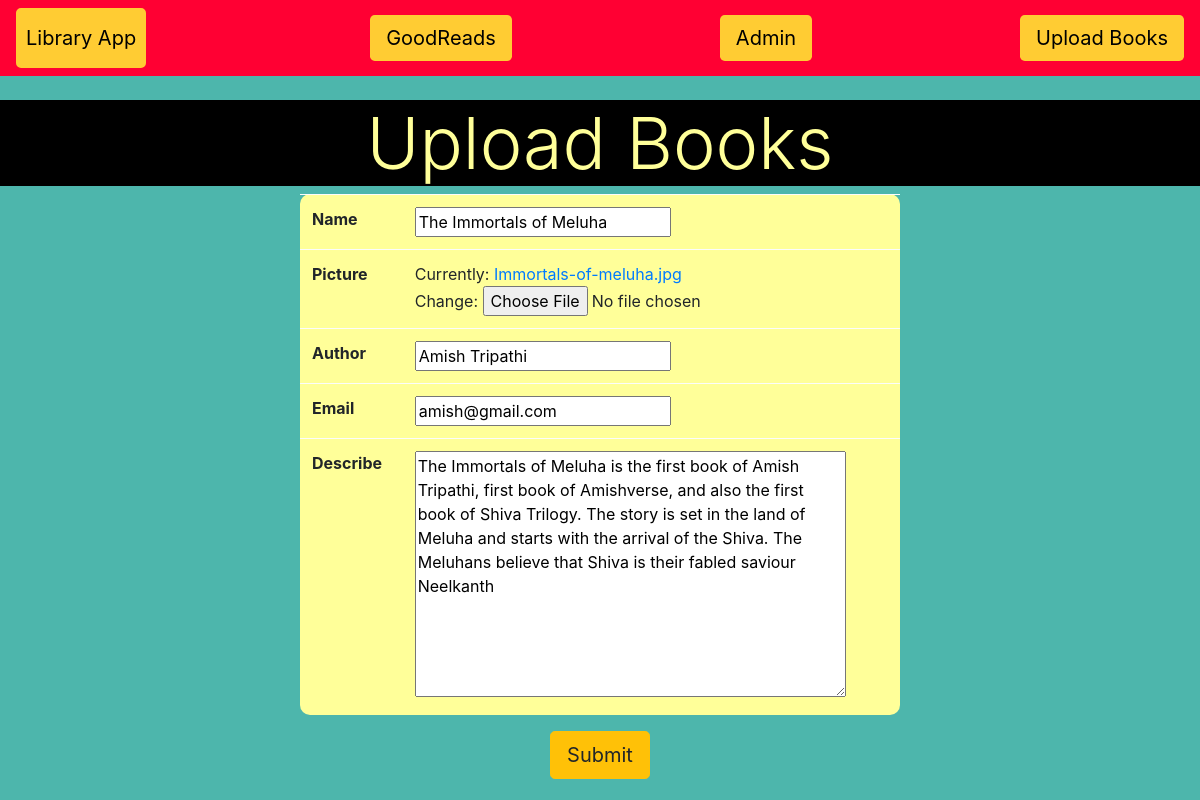
Screenshot of /update/1 with the database file from the repository.
### book/models.py (models this page shows, shortened)
class Book(models.Model):
    name = models.CharField(max_length = 50)
    picture = models.ImageField()
    author = models.CharField(max_length = 30, default='anonymous')
    email = models.EmailField(blank = True)
    describe = models.TextField(default = 'DataFlair Django tutorials')

### book/views.py (the view)
# urls.py: path('update/<int:book_id>', views.update_book),
def update_book(request, book_id):
    book_id = int(book_id)
    try:
        book_sel = Book.objects.get(id = book_id)
    except Book.DoesNotExist:
        return redirect('index')
    book_form = BookCreate(request.POST or None, instance = book_sel)
    if book_form.is_valid():
       book_form.save()
       return redirect('index')
    return render(request, 'book/upload_form.html', {'upload_form':book_form})

### book/forms.py
class BookCreate(forms.ModelForm):
    class Meta:
        model = Book
        fields = '__all__'

### book/templates/book/upload_form.html (shortened to what this page needs)
{% extends 'book/library.html' %}
{% block content %}
    <center>
    <h1 class="display-3" style="background-color:#000000;color:#FFFF99;">Upload Books</h1>
    <form method = 'POST' enctype="multipart/form-data">
        <table class = 'w-50 table table-light' style="border-radius:10px;background-color:#FFFF99;">
            {% for field in upload_form %}
            <tr>
                <th>{{field.label}}</th>
                <td>{{ field }}</td>
            </tr>
            {% endfor %}
        </table>
        <button type="submit" class="btn btn-lg btn-warning">Submit</button>
    </form>
</center>
{% endblock %}

### book/templates/book/library.html (shortened to what this page needs)
<!DOCTYPE html>
{% load static %}
<html>
<head>
    <link rel="stylesheet" href="https://stackpath.bootstrapcdn.com/bootstrap/4.3.1/css/bootstrap.min.css"
integrity="sha384-ggOyR0iXCbMQv3Xipma34MD+dH/1fQ784/j6cY/iJTQUOhcWr7x9JvoRxT2MZw1T">
</head>
<body style="background-color:#4DB6AC;">
<nav class="navbar navbar-light" style="background-color:#FF0033;">
    <a href="#" class="navbar-brand" style="background-color:#FFCC33;color:#000000;border-width:10px;border-color:#FFCC33;border-style:solid;border-spacing:30px;border-radius: 5px;">Library App</a>
    <a class="navbar-link btn-lg" href="{% url 'index' %}" style="background-color:#FFCC33;color:#000000;">GoodReads</a>
<a href="{% url 'admin:index' %}" class = 'navbar-link btn-lg' style="background-color:#FFCC33;color:#000000;">Admin</a>
    <a href="{% url 'upload-book' %}" class="navbar-link btn-lg" style="background-color:#FFCC33;color:#000000;">Upload Books</a>
</nav>
<br>
{% block content %}{% endblock %}
</body>
</html>

### rows the page displays
Book: upload_form "The Immortals of Meluha" "Amish Tripathi" "amish@gmail.com" "The Immortals of Meluha is the first book of Amish Tripathi, first book of Amishverse, and also the first book of Shiva Trilogy. The story is set in the land of Meluha and starts with the arrival of the Shiva. The Meluhans believe that Shiva is their fabled saviour Neelkanth"

### other values shown
{{ field.label }} "Name" "Picture" "Author" "Email" "Describe"
